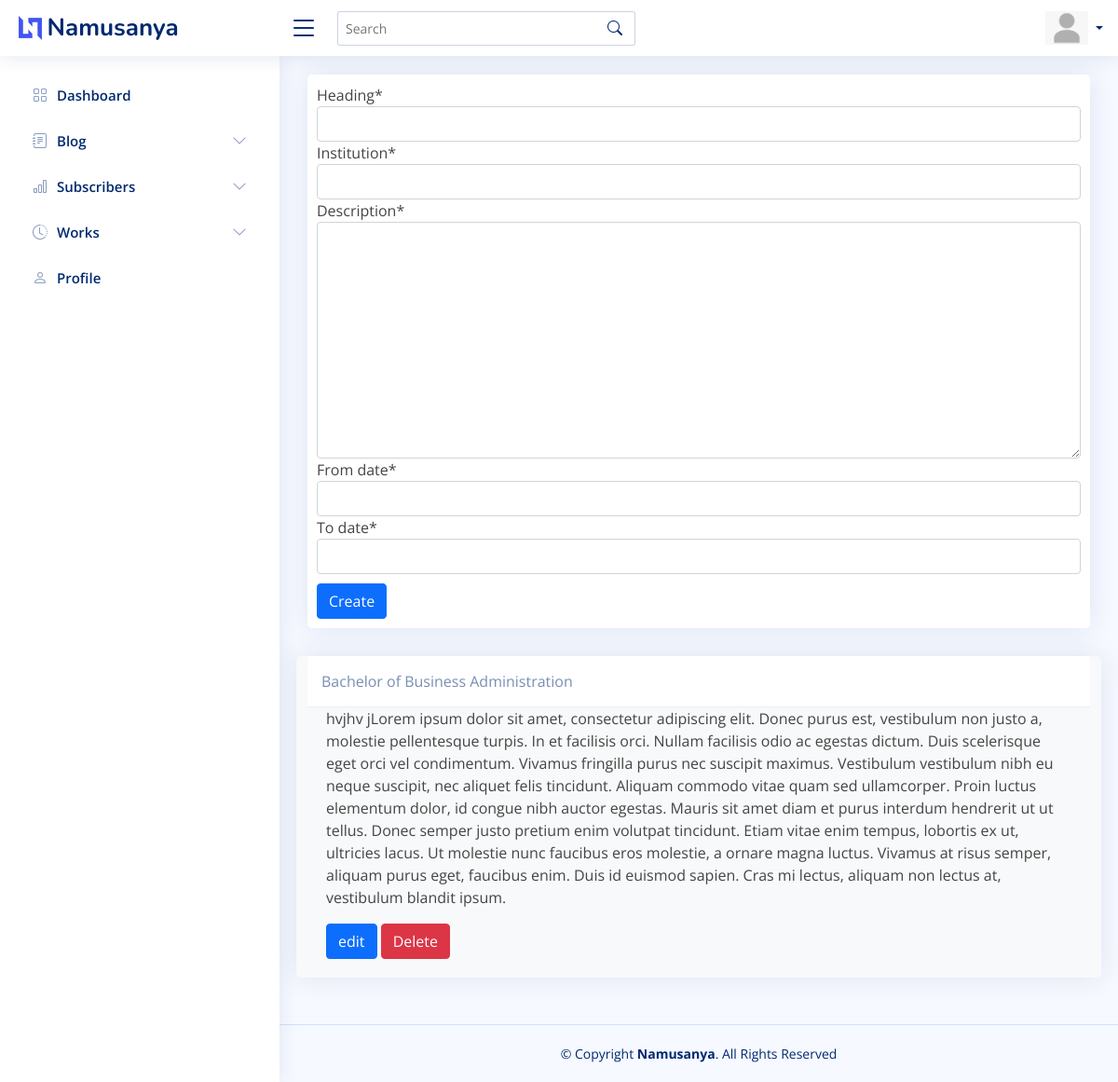
Page /dashboard/education/create/ on the committed database.
### posts/models.py (models this page shows, shortened)
class Education(models.Model):
    heading = models.CharField(max_length=255)
    institution = models.CharField(max_length=255)
    description = models.TextField()
    from_date = models.DateField()
    to_date = models.DateField()
    class Meta:
        ordering = ["-from_date"]

### admin_area/views.py (the view)
class EducationCreateView(CreateView):
    model = Education
    template_name = "admin_area/education_create.html"
    fields = "__all__"
    success_url = "/dashboard/education/create/"
    def get_context_data(self, **kwargs):
        context = super().get_context_data(**kwargs)
        context["education"] = Education.objects.all
        return context

### templates/admin_area/education_create.html
{% extends "admin_area/base.html" %} {% load static %} {% load crispy_forms_tags %} {% block content %}
<div class="card">
    <form method="POST" style="padding: 10px;" enctype="multipart/form-data">
        {% csrf_token %} {{ form|crispy }}
        <button type="submit" style="margin-top: 10px;" class="btn btn-primary">Create</button>
    </form>
</div>
<div class="row">
    {% for education in education %}
    <div class="card bg-light">
        <div class="card-header">{{education.heading}}</div>
        <div class="card-body">
            <p class="card-text">{{education.description}}</p>
            <a href="{% url 'dashboard_education_edit' education.pk %}" class="btn btn-primary">edit</a>
            <a href="{% url 'dashboard_education_delete' education.pk %}" class="btn btn-danger">Delete</a>
        </div>
    </div>
    {% endfor %}
</div>
{% endblock content %}

### static/assets/css/style.css (style rules this page uses)
:root { scroll-behavior: smooth; }
body { font-family: "Open Sans", sans-serif; background: #f6f9ff; color: #444444; }
a { color: #4154f1; text-decoration: none; }
.card { margin-bottom: 30px; border: none; border-radius: 5px; box-shadow: 0px 0 30px rgba(1, 41, 112, 0.1); overflow: hidden; }
.card-header, .card-footer { border-color: #ebeef4; background-color: #fff; color: #798eb3; padding: 15px; }
.card-body { padding: 0 20px 20px 20px; }

### rows in the picture
Education: heading "Bachelor of Business Administration", description "hvjhv jLorem ipsum dolor sit amet, consectetur adipiscing elit. Donec purus est, vestibulum non justo a, molestie pellentesque turpis. In et facilisis orci. Nullam facilisis odio ac egestas dictum. Duis scelerisque eget orci vel condimentum. Vivamus fringilla purus nec suscipit maximus. Vestibulum vestibulum nibh eu neque suscipit, nec aliquet felis tincidunt. Aliquam commodo vitae quam sed ullamcorper. Proin luctus elementum dolor, id congue nibh auctor egestas. Mauris sit amet diam et purus interdum hendrerit ut ut tellus. Donec semper justo pretium enim volutpat tincidunt. Etiam vitae enim tempus, lobortis ex ut, ultricies lacus. Ut molestie nunc faucibus eros molestie, a ornare magna…"
